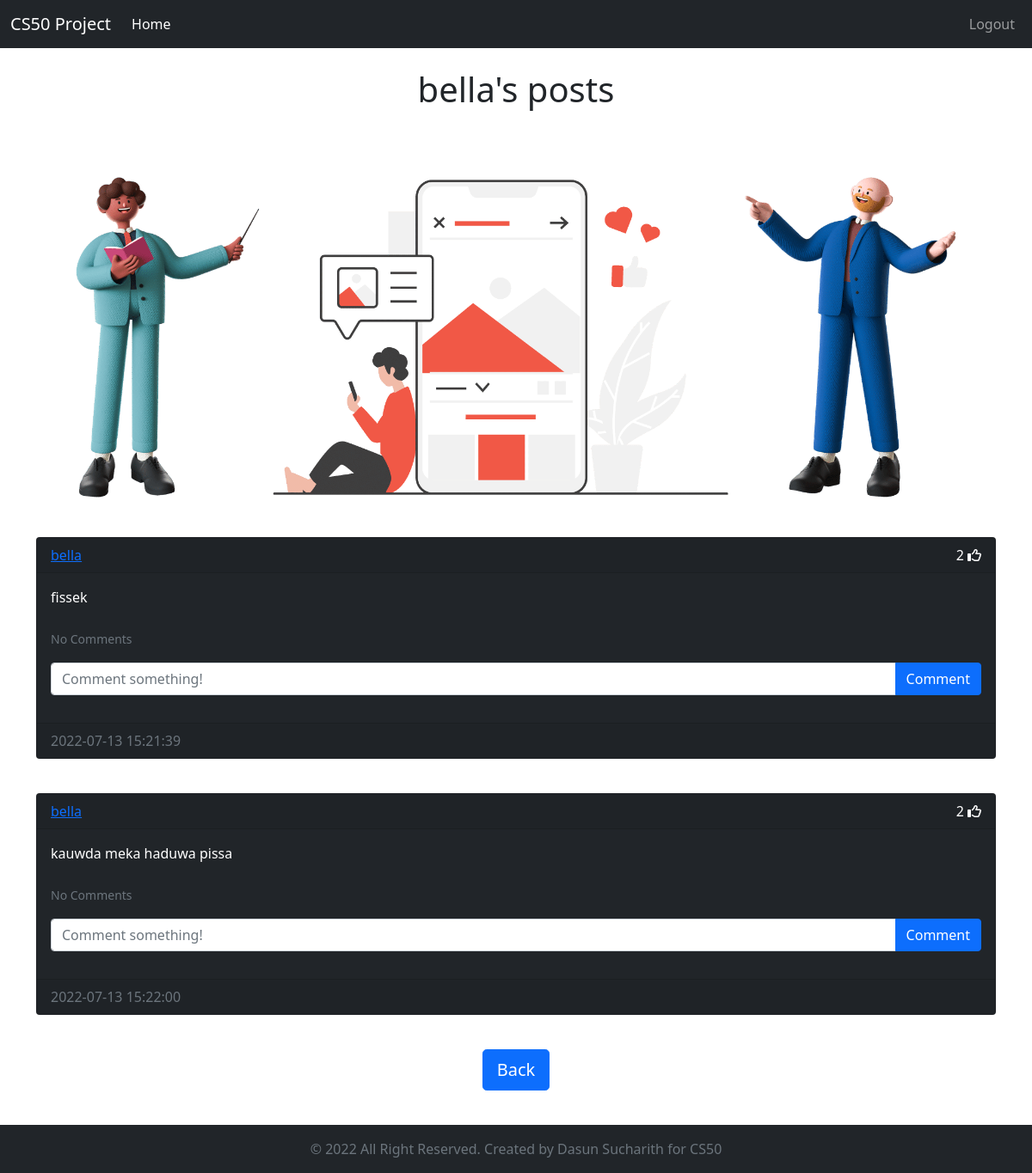
Screenshot of /posts/bella (signed in) with the database file from the repository.
### website/models.py (models this page shows)
class User(db.Model, UserMixin):
    id = db.Column(db.Integer, primary_key=True)
    email = db.Column(db.String(150), unique=True)
    username = db.Column(db.String(150), unique=True)
    password = db.Column(db.String(150))
    date_created = db.Column(db.DateTime(timezone=True), default=func.now())
    posts = db.relationship('Post', backref='user', passive_deletes=True)
    comments = db.relationship('Comment', backref='user', passive_deletes=True)
    likes = db.relationship('Like', backref='user', passive_deletes=True)

class Post(db.Model):
    id = db.Column(db.Integer, primary_key=True)
    text = db.Column(db.Text, nullable=False)
    date_created = db.Column(db.DateTime(timezone=True), default=func.now())
    author = db.Column(db.Integer, db.ForeignKey(
        'user.id', ondelete='CASCADE'), nullable=False)
    comments = db.relationship('Comment', backref='post', passive_deletes=True)
    likes = db.relationship('Like', backref='post', passive_deletes=True)

### website/views.py (the view)
@views.route('/posts/<username>')
@login_required
def posts(username):
    user = User.query.filter_by(username=username).first()
    if not user:
        flash('No user with that username exists.', category='error')
        return redirect(url_for('views.home'))
    posts = user.posts
    return render_template('posts.html',user=current_user, posts=posts, username=username)

### website/__init__.py (called while the page is built)
def create_app():
    app = Flask(__name__)
    app.config['SECRET_KEY'] = "slviki.org"
    app.config['SQLALCHEMY_DATABASE_URI'] = f'sqlite:///{DB_NAME}'
    app.config['SQLALCHEMY_TRACK_MODIFICATIONS'] = False
    db.init_app(app)
    from .views import views
    from .auth import auth
    app.register_blueprint(views, url_prefix="/")
    app.register_blueprint(auth, url_prefix="/")
    from .models import User, Post, Comment, Like
    create_database(app)
    login_manager = LoginManager()
    login_manager.login_view = 'auth.login'
    login_manager.init_app(app)
    @login_manager.user_loader
    def load_user(id):
        return User.query.get(int(id))
    return app

### website/templates/posts.html (shortened to what this page needs)
{% extends "posts_div.html" %}
{% block header %}
  {{username}}'s posts
{% endblock %}
{% block footer %}
<div align="center">
  <a href="/home"
    ><button type="button" class="btn btn-primary btn-lg">Back</button></a
  >
</div>
{% endblock %}

### website/templates/posts_div.html (shortened to what this page needs)
{% extends "base.html" %}
{% block content %}
  <br />
  <h1 align="center">{% block header %}Posts{% endblock %}</h1>
  <br />
  <div class="row">
    <img src="{{url_for('static',filename = 'images/posts.png')}}" alt="posts" >
  </div>
  <div class="row">
    <div id="posts">
      {% for post in posts %}
        <div class="card text-white bg-dark mb-3">
          <div class="card-header d-flex justify-content-between align-items-center">
            <a href="/posts/{{post.user.username}}">{{post.user.username}}</a>
            <div>
              <span id="likes-count-{{post.id}}">
                {{ post.likes|length }}
              </span>
              {% if user.id in post.likes|map(attribute="author")|list %}
                <i class="fas fa-thumbs-up" id="like-button-{{post.id}}" onclick="like({{post.id}})"></i>
              {% else %}
                <i class="far fa-thumbs-up" id="like-button-{{post.id}}" onclick="like({{post.id}})"></i>
              {% endif %}
            </div>
          </div>
          <div class="card-body">
            <div class="card-text">{{post.text}}</div>
            <br />
            <p class="card-text bg-dark">
              {% if post.comments|length > 0 %}
                <a data-bs-toggle="collapse" href="#comments-{{post.id}}" role="button">
                  <small>View {{post.comments|length}} Comments</small>
                </a>
                {% else %}
                  <small class="text-muted">No Comments</small>
              {% endif %}
            </p>
            <form class="input-group mb-3" method="POST" action="/create-comment/{{post.id}}">
              <input type="text" id="text" name="text" class="form-control" placeholder="Comment something!" />
              <button type="submit" class="btn btn-primary">Comment</button>
            </form>
          </div>
          <div class="card-footer text-muted">{{post.date_created}}</div>
        </div>
        <br />
      {% endfor %}
    </div>
  </div>
  <div class="row">
    {% block footer %}{% endblock %}
  </div>
  <br /><br /><br /><br />
{% endblock %}

### rows the page displays
User: username "bella"
Post: user.username "bella", likes|length "2", text "fissek", date_created "2022-07-13 15:21:39"
Post: user.username "bella", likes|length "2", text "kauwda meka haduwa pissa", date_created "2022-07-13 15:22:00"
